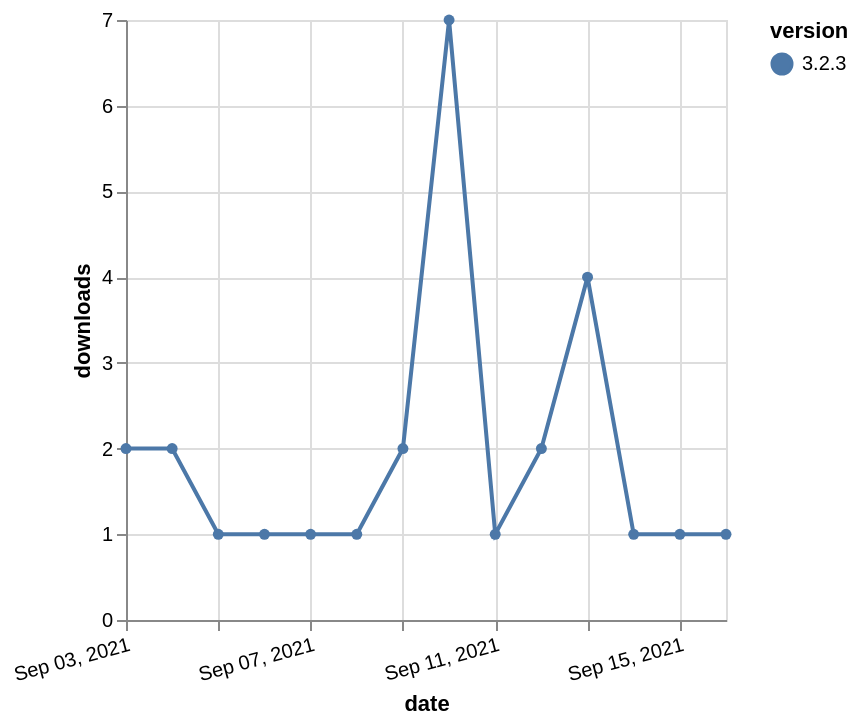

Specify this chart in Vega-Lite:
### Vega-Lite specification from a JSON file in a GitHub repository (floating-point values rounded to 4 significant figures)
{"$schema": "https://vega.github.io/schema/vega-lite/v5.json", "description": "A simple bar chart with embedded data.", "data": {"values": [{"date": "2021-09-03", "total": 529, "delta": 2, "version": "3.2.3"}, {"date": "2021-09-04", "total": 531, "delta": 2, "version": "3.2.3"}, {"date": "2021-09-05", "total": 532, "delta": 1, "version": "3.2.3"}, {"date": "2021-09-06", "total": 533, "delta": 1, "version": "3.2.3"}, {"date": "2021-09-07", "total": 534, "delta": 1, "version": "3.2.3"}, {"date": "2021-09-08", "total": 535, "delta": 1, "version": "3.2.3"}, {"date": "2021-09-09", "total": 537, "delta": 2, "version": "3.2.3"}, {"date": "2021-09-10", "total": 544, "delta": 7, "version": "3.2.3"}, {"date": "2021-09-11", "total": 545, "delta": 1, "version": "3.2.3"}, {"date": "2021-09-12", "total": 547, "delta": 2, "version": "3.2.3"}, {"date": "2021-09-13", "total": 551, "delta": 4, "version": "3.2.3"}, {"date": "2021-09-14", "total": 552, "delta": 1, "version": "3.2.3"}, {"date": "2021-09-15", "total": 553, "delta": 1, "version": "3.2.3"}, {"date": "2021-09-16", "total": 554, "delta": 1, "version": "3.2.3"}]}, "width": "container", "mark": {"type": "line", "point": {"filled": true}}, "encoding": {"x": {"field": "date", "type": "temporal", "timeUnit": "yearmonthdate", "title": "date", "axis": {"labelAngle": -15}}, "y": {"field": "delta", "type": "quantitative", "title": "downloads"}, "color": {"field": "version", "type": "nominal"}, "tooltip": {"field": "delta"}}}
